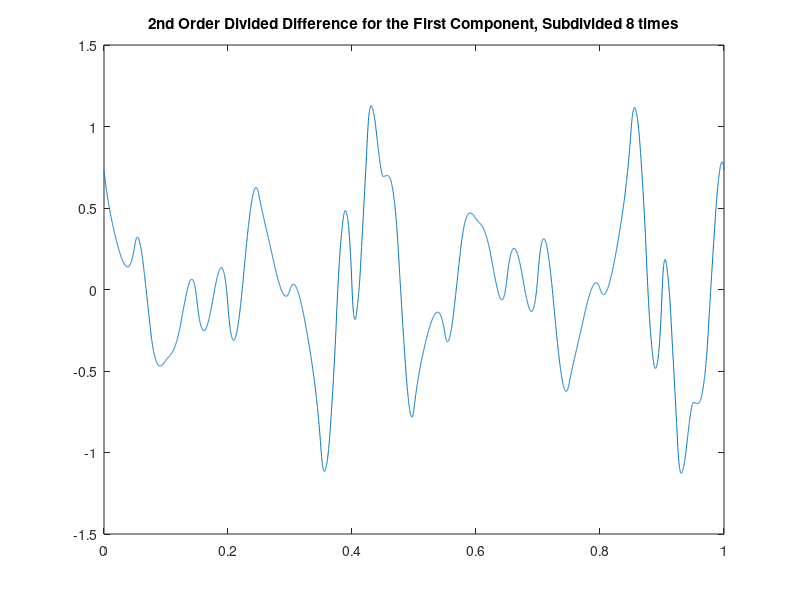

Write the MATLAB code that produced this figure.
function a1Projection
a0 = [63/64 0;0 3/8];
a1 = [1/2 -15/16;1/16 -7/32];
a2 = [1/128 0;-7/256 1/16];
an1 = [1/2 15/16;-1/16 -7/32];
an2 = [1/128 0;7/256 1/16];

% figure, sphere(1000),shading interp, axis equal, hold on;
x = linspace(0,1,21);
P = F(x);
v = Fp(x);
% plot3(P(1,:), P(2,:), P(3,:), 'k.', 'MarkerSize', 10);

for j = 1:8
    Pn = zeros(3,2*length(P)-1);
    vn = zeros(3,2*length(v)-1);
    head1x = a2'*[P(1,end-1);v(1,end-1)]+a0'*[P(1,1);v(1,1)]+an2'*[P(1,2);v(1,2)];
    head1y = a2'*[P(2,end-1);v(2,end-1)]+a0'*[P(2,1);v(2,1)]+an2'*[P(2,2);v(2,2)];
    head1z = a2'*[P(3,end-1);v(3,end-1)]+a0'*[P(3,1);v(3,1)]+an2'*[P(3,2);v(3,2)];
    [Pn(:,1),vn(:,1)] = ProjectionToS2([head1x(1);head1y(1);head1z(1)],[head1x(2);head1y(2);head1z(2)]);
    head2x = a1'*[P(1,1);v(1,1)]+an1'*[P(1,2);v(1,2)];
    head2y = a1'*[P(2,1);v(2,1)]+an1'*[P(2,2);v(2,2)];
    head2z = a1'*[P(3,1);v(3,1)]+an1'*[P(3,2);v(3,2)];
    [Pn(:,2),vn(:,2)] = ProjectionToS2([head2x(1);head2y(1);head2z(1)],[head2x(2);head2y(2);head2z(2)]);
    for k = 1:length(P)-2
        n1x = a2'*[P(1,k);v(1,k)]+a0'*[P(1,k+1);v(1,k+1)]+an2'*[P(1,k+2);v(1,k+2)];
        n1y = a2'*[P(2,k);v(2,k)]+a0'*[P(2,k+1);v(2,k+1)]+an2'*[P(2,k+2);v(2,k+2)];
        n1z = a2'*[P(3,k);v(3,k)]+a0'*[P(3,k+1);v(3,k+1)]+an2'*[P(3,k+2);v(3,k+2)];
        [Pn(:,2*k+1),vn(:,2*k+1)] = ProjectionToS2([n1x(1);n1y(1);n1z(1)],[n1x(2);n1y(2);n1z(2)]);
        n2x = a1'*[P(1,k+1);v(1,k+1)]+an1'*[P(1,k+2);v(1,k+2)];
        n2y = a1'*[P(2,k+1);v(2,k+1)]+an1'*[P(2,k+2);v(2,k+2)];
        n2z = a1'*[P(3,k+1);v(3,k+1)]+an1'*[P(3,k+2);v(3,k+2)];
        [Pn(:,2*k+2),vn(:,2*k+2)] = ProjectionToS2([n2x(1);n2y(1);n2z(1)],[n2x(2);n2y(2);n2z(2)]);
    end
    Pn(:,end) = Pn(:,1);
    vn(:,end) = vn(:,1);
    P = Pn;
    v = vn;
end
% plot3(P(1,:), P(2,:), P(3,:)); title('Extrinsic Hermite Projection');
% figure, plot(P(1,:)); title('First Component');
y = diff(P(1,:),2)/2^(-j*2);
figure, plot(linspace(0,1,length(y)),y); title(['2nd Order Divided Difference for the First Component, Subdivided ' num2str(j) ' times']);

function y = F(x)
y = [sin(cos(2*pi*x)).*cos(sin(2*pi*x) + cos(6*pi*x)); ...
    sin(cos(2*pi*x)).*sin(sin(2*pi*x) + cos(6*pi*x)); ...
    cos(cos(2*pi*x))];

function v = Fp(x)
v = [-2*pi*sin(2*pi*x).*cos(cos(6*pi*x) + sin(2*pi*x)).*cos(cos(2*pi*x)) - 2*pi*sin(cos(6*pi*x) + sin(2*pi*x)).*sin(cos(2*pi*x)).*(cos(2*pi*x) - 3*sin(6*pi*x));...
    2*pi*cos(cos(6*pi*x) + sin(2*pi*x)).*sin(cos(2*pi*x)).*(cos(2*pi*x) - 3*sin(6*pi*x)) - 2*pi*sin(2*pi*x).*cos(cos(2*pi*x)).*sin(cos(6*pi*x) + sin(2*pi*x));...
    2*pi*sin(2*pi*x).*sin(cos(2*pi*x))];
v = v/norm(v); % ???

function [px,pv] = ProjectionToS2(x,v)
px = x/norm(x);
normx = (x(1)^2+x(2)^2+x(3)^2)^(1/2);
normx_32 = (x(1)^2+x(2)^2+x(3)^2)^(3/2);
d = [ 1/normx-x(1)^2/normx_32, -x(1)*x(2)/normx_32, -x(1)*x(3)/normx_32; ...
    -x(2)*x(1)/normx_32, 1/normx-x(2)^2/normx_32, -x(2)*x(3)/normx_32; ...
    -x(3)*x(1)/normx_32, -x(3)*x(2)/normx_32, 1/normx-x(3)^2/normx_32];
pv = d*v;
